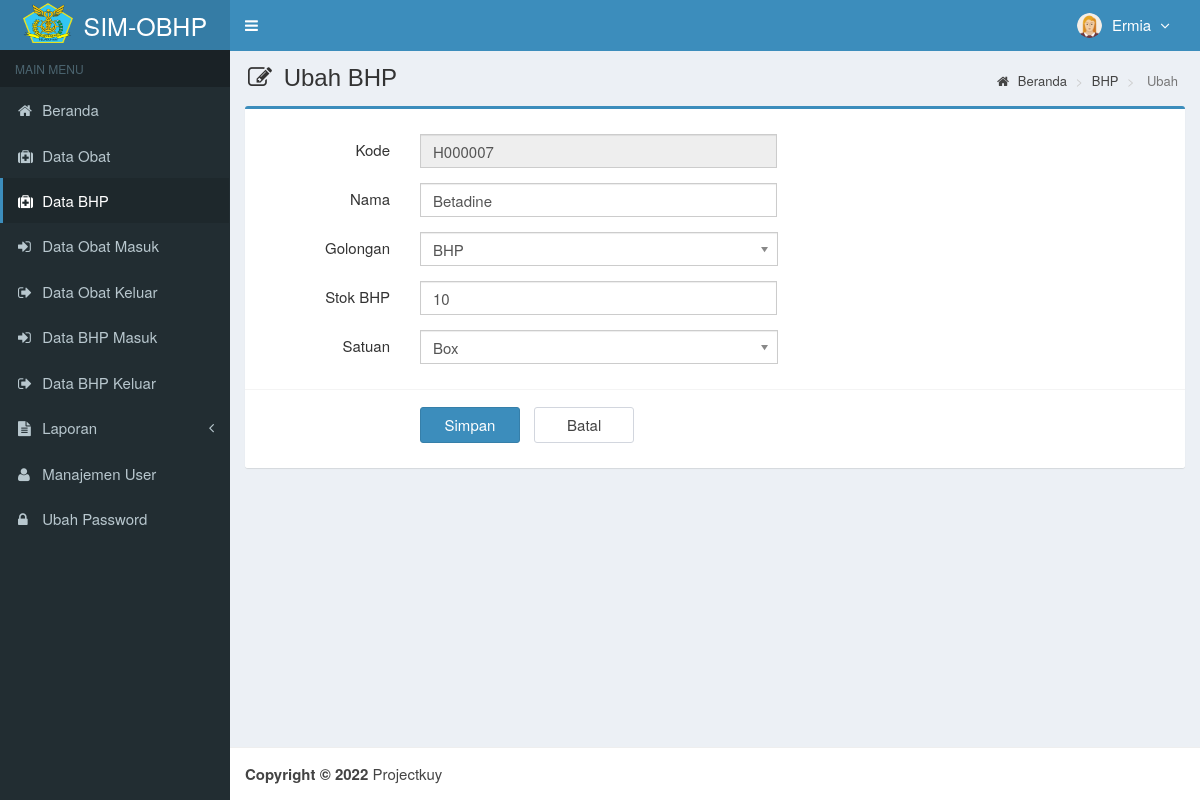
Page /main.php?module=form_bhp&form=edit&id=H000007 (signed in) on the committed database.
### tables this page shows
CREATE TABLE `is_users` (
  `id_user` int(3) NOT NULL,
  `username` varchar(50) NOT NULL,
  `nama_user` varchar(50) NOT NULL,
  `password` varchar(50) NOT NULL,
  `email` varchar(50) DEFAULT NULL,
  `telepon` varchar(13) DEFAULT NULL,
  `foto` varchar(100) DEFAULT NULL,
  `hak_akses` enum('Super Admin','Manajer','Gudang') NOT NULL,
  `status` enum('aktif','blokir') NOT NULL DEFAULT 'aktif',
  `created_at` timestamp NOT NULL DEFAULT CURRENT_TIMESTAMP,
  `updated_at` timestamp NOT NULL DEFAULT CURRENT_TIMESTAMP ON UPDATE CURRENT_TIMESTAMP
);

CREATE TABLE `is_bhp` (
  `kode_bhp` varchar(7) NOT NULL,
  `nama_bhp` varchar(50) NOT NULL,
  `golongan_bhp` varchar(25) NOT NULL,
  `satuan` varchar(20) NOT NULL,
  `stok` int(11) NOT NULL,
  `created_user` int(3) NOT NULL,
  `created_date` timestamp NOT NULL DEFAULT CURRENT_TIMESTAMP,
  `updated_user` int(3) NOT NULL,
  `updated_date` timestamp NOT NULL DEFAULT CURRENT_TIMESTAMP ON UPDATE CURRENT_TIMESTAMP
);

### modules/bhp/form.php (the view, shortened to what this page needs)
<?php
   if ($_GET['form'] == 'add') { ?>
<section class="content-header">
    <h1>
        <i class="fa fa-edit icon-title"></i> Input BHP
    </h1>
    <ol class="breadcrumb">
        <li><a href="?module=beranda"><i class="fa fa-home"></i> Beranda </a></li>
        <li><a href="?module=bhp"> BHP </a></li>
        <li class="active"> Tambah </li>
    </ol>
</section>
<section class="content">
    <div class="row">
        <div class="col-md-12">
            <div class="box box-primary">
                <form role="form" class="form-horizontal" action="modules/bhp/proses.php?act=insert" method="POST">
                    <div class="box-body">
                        <?php
                               $query_id = mysqli_query($mysqli, "SELECT RIGHT(kode_bhp,6) as kode FROM is_bhp
                                               ORDER BY kode_bhp DESC LIMIT 1")
                                   or die('Ada kesalahan pada query tampil kode_bhp : ' . mysqli_error($mysqli));
                               $count = mysqli_num_rows($query_id);
                               if ($count <> 0) {
                                   $data_id = mysqli_fetch_assoc($query_id);
                                   $kode    = $data_id['kode'] + 1;
                               } else {
                                   $kode = 1;
                               }
                               $buat_id   = str_pad($kode, 6, "0", STR_PAD_LEFT);
                               $kode_bhp = "H$buat_id";
                               ?>
                        <div class="form-group">
                            <label class="col-sm-2 control-label">Kode</label>
                            <div class="col-sm-5">
                                <input type="text" class="form-control" name="kode_bhp"
                                    value="<?php echo $kode_bhp; ?>" readonly required>
                            </div>
                        </div>
                        <div class="form-group">
                            <label class="col-sm-2 control-label">Nama</label>
                            <div class="col-sm-5">
                                <input type="text" class="form-control" name="nama_bhp" autocomplete="off" required>
                            </div>
                        </div>
                        <div class="form-group">
                            <label class="col-sm-2 control-label">Golongan</label>
                            <div class="col-sm-5">
                                <select class="chosen-select" name="golongan_bhp" data-placeholder="-- Pilih --"
                                    autocomplete="off" required>
                                    <option value=""></option>
                                    <option value="BHP">BHP</option>
                                </select>
                            </div>
                        </div>
                        <div class="form-group">
                            <label class="col-sm-2 control-label">Stok</label>
                            <div class="col-sm-5">
                                <input type="text" class="form-control" name="stok_bhp" autocomplete="off" required>
                            </div>
                        </div>
                        <div class="form-group">
                            <label class="col-sm-2 control-label">Satuan</label>
                            <div class="col-sm-5">
                                <select class="chosen-select" name="satuan" data-placeholder="-- Pilih --"
                                    autocomplete="off" required>
                                    <option value=""></option>
                                    <option value="Botol">Botol</option>
                                    <option value="Box">Box</option>
                                    <option value="Kotak">Kotak</option>
                                    <option value="Strip">Strip/Kaplet</option>
                                    <option value="Tube">Tube</option>
                                    <option value="Pcs">Pcs</option>
                                    <option value="Biji">Biji</option>
                                    <option value="Bks">Bks</option>
                                    <option value="Amp">Amp</option>
                                </select>
                            </div>
                        </div>
                    </div>
                    <div class="box-footer">
                        <div class="form-group">
                            <div class="col-sm-offset-2 col-sm-10">
                                <input type="submit" class="btn btn-primary btn-submit" name="simpan" value="Simpan">
                                <a href="?module=bhp" class="btn btn-default btn-reset">Batal</a>
                            </div>
                        </div>
                    </div>
                </form>
            </div>
        </div>
    </div>
</section>
<?php
   }
   elseif ($_GET['form'] == 'edit') {
       if (isset($_GET['id'])) {
           $query = mysqli_query($mysqli, "SELECT kode_bhp,nama_bhp,golongan_bhp,stok,satuan FROM is_bhp WHERE kode_bhp='$_GET[id]'")
               or die('Ada kesalahan pada query tampil Data bhp : ' . mysqli_error($mysqli));
           $data  = mysqli_fetch_assoc($query);
       }
   ?>
<section class="content-header">
    <h1>
        <i class="fa fa-edit icon-title"></i> Ubah BHP
    </h1>
    <ol class="breadcrumb">
        <li><a href="?module=beranda"><i class="fa fa-home"></i> Beranda </a></li>
        <li><a href="?module=bhp"> BHP </a></li>
        <li class="active"> Ubah </li>
    </ol>
</section>
<section class="content">
    <div class="row">
        <div class="col-md-12">
            <div class="box box-primary">
                <form role="form" class="form-horizontal" action="modules/bhp/proses.php?act=update" method="POST">
                    <div class="box-body">
                        <div class="form-group">
                            <label class="col-sm-2 control-label">Kode</label>
                            <div class="col-sm-5">
                                <input type="text" class="form-control" name="kode_bhp"
                                    value="<?php echo $data['kode_bhp']; ?>" readonly required>
                            </div>
                        </div>
                        <div class="form-group">
                            <label class="col-sm-2 control-label">Nama</label>
                            <div class="col-sm-5">
                                <input type="text" class="form-control" name="nama_bhp" autocomplete="off"
                                    value="<?php echo $data['nama_bhp']; ?>" required>
                            </div>
                        </div>
                        <div class="form-group">
                            <label class="col-sm-2 control-label">Golongan</label>
                            <div class="col-sm-5">
                            </div>
                        </div>
                        <div class="form-group">
                            <label class="col-sm-2 control-label">Stok BHP</label>
                            <div class="col-sm-5">
                                <input type="text" class="form-control" name="stok_bhp" autocomplete="off"
                                    value="<?php echo $data['stok']; ?>" required>
                            </div>
                        </div>
                        <div class="form-group">
                            <label class="col-sm-2 control-label">Satuan</label>
                            <div class="col-sm-5">
                            </div>
                        </div>
                    </div>
                    <div class="box-footer">
                        <div class="form-group">
                            <div class="col-sm-offset-2 col-sm-10">
                                <input type="submit" class="btn btn-primary btn-submit" name="simpan" value="Simpan">
                                <a href="?module=bhp" class="btn btn-default btn-reset">Batal</a>
                            </div>
                        </div>
                    </div>
                </form>
            </div>
        </div>
    </div>
</section>
<?php
   }
   ?>

### top-menu.php (shortened to what this page needs)
<?php
require_once "config/database.php";
$query = mysqli_query($mysqli, "SELECT id_user, nama_user, foto, hak_akses FROM is_users WHERE id_user='$_SESSION[id_user]'")
                                or die('Ada kesalahan pada query tampil Manajemen User: '.mysqli_error($mysqli));
$data = mysqli_fetch_assoc($query);
?>
<li class="dropdown user user-menu">
  <a href="#" class="dropdown-toggle" data-toggle="dropdown">
  <?php
  if ($data['foto']=="") { ?>
    <img src="images/user/user-default.png" class="user-image" alt="User Image"/>
  <?php
  }
  else { ?>
    <img src="images/user/<?php echo $data['foto']; ?>" class="user-image" alt="User Image"/>
  <?php
  }
  ?>
    <span class="hidden-xs"><?php echo $data['nama_user']; ?> <i style="margin-left:5px" class="fa fa-angle-down"></i></span>
  </a>
</li>

### assets/css/style.css (style rules this page uses)
.form-horizontal .control-label { margin-bottom: 0; padding-top: 5px; text-align: right; }
label { display: inline-block; font-size: 15px; font-weight: 400; margin-bottom: 5px; max-width: 100%; }
.form-control { background-color: #fff; background-image: none; border: 1px solid #ccc; border-radius: 4px; box-shadow: 0 1px 1px rgba(0, 0, 0, 0.075) inset; color: #555; display: block; font-size: 15px; height: 34px; line-height: 1.42857; padding: 6px 12px; transition: border-color 0.15s ease-in-out 0s, box-shadow 0.15s ease-in-out 0s; width: 100%; }
.btn-default { background-color: #fff; border-color: #d2d6de; color: #444; }
.content-header { padding: 15px 18px 0; position: relative; }
.content-header > .breadcrumb { background: transparent none repeat scroll 0 0; border-radius: 2px; float: right; font-size: 13px; margin-bottom: 0; margin-top: 0; padding: 7px 12px; position: absolute; right: 10px; top: 15px; }
.btn-submit { width: 100px; margin-top: 7px; margin-right: 10px; font-size: 15px; }
.btn-reset { width: 100px; margin-top: 7px; font-size: 15px; }
.icon-title { margin-right: 5px; }
body { background-color: #fff; color: #333; font-size: 15px; line-height: 1.42857; }

### rows in the picture
is_users: foto (picture), nama_user "Ermia"
is_bhp: kode_bhp "H000007", nama_bhp "Betadine", stok_bhp "10"
